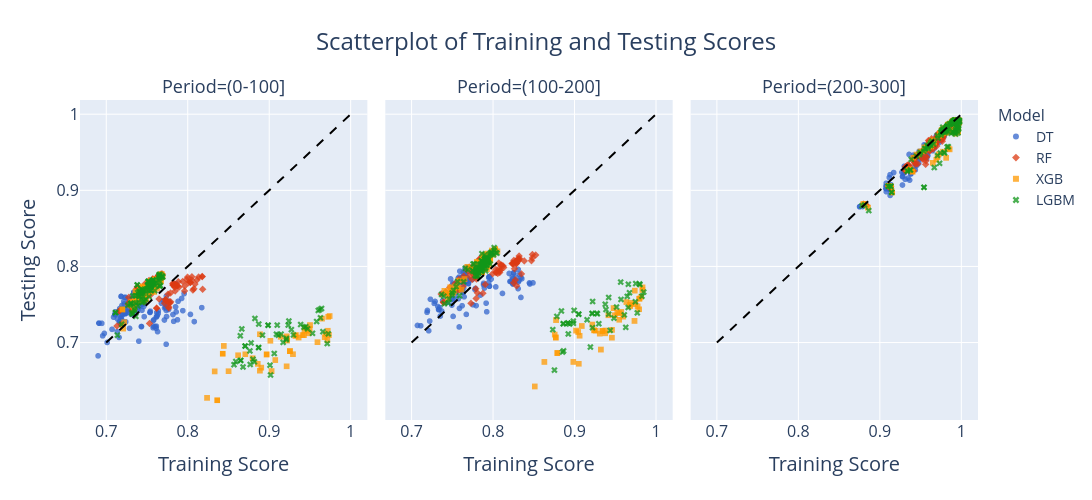

Notebook code for this chart:
### Markdown cell above
## Scatterplot of the Training and Testing Score

### Code cell
#create scatterplot figiure
fig = px.scatter(df_exp,
                 title = "Scatterplot of Training and Testing Scores",
                 x = "score_train",
                 y = "score_test",
                 color = "model",
                 symbol = "model",
                 category_orders = {"model": ["DT", "RF", "XGB", "LGBM"]},
                 facet_col = "Period",
                 opacity = 0.75,
                 color_discrete_sequence=px.colors.qualitative.G10,
                 width = 1200,
                 height = 500)

subplot_titles = fig.layout.annotations
for i, annotation in enumerate(subplot_titles):
    # Add the diagonal hash line to each subplot
    fig.add_shape(
        type='line',
        x0=0.7, y0=0.7,
        x1=1.0, y1=1.0,
        xref=f'x{i+1}', yref=f'y{i+1}',
        line=dict(color='black', width=2, dash='dash')
    ),
    annotation['font'] = dict(size=18)  # You can adjust the size as needed
    
# Apply the xaxis and yaxis title and font to all subplots
for axis in fig.layout:
    if axis.startswith('xaxis'):
        fig.layout[axis].title = {'text': 'Training Score', 'font': {'size': 20}}
        fig.layout[axis].tickfont = {'size': 16}  # Set tick font size if needed
        fig.layout[axis].tickvals = [0.7, 0.8, 0.9, 1.0]  # Set specific ticks for x-axis
    elif axis.startswith('yaxis'):
        fig.layout[axis].tickvals = [0.7, 0.8, 0.9, 1.0]  # Set specific ticks for x-axis
    #     fig.layout[axis].title = {'text': 'Test Score (mean)', 'font': {'size': 20}}
    #     fig.layout[axis].tickfont = {'size': 16}  # Set tick font size if needed

#update layout
fig.update_layout(
    title={'font': {'size': 24}, 'x': 0.5},
    xaxis_title={'text': 'Training Score', 'font': {'size': 20}},
    yaxis_title={'text': 'Testing Score', 'font': {'size': 20}},
    xaxis={'tickfont': {'size': 16}},
    yaxis={'tickfont': {'size': 16}},
    legend=dict(
        title='Model',
        font=dict(size=14),  # Increase the legend text size
        title_font=dict(size=16)),  # Increase the legend title size,  # Increase legend text size
    # plot_bgcolor='white',  # Background color of the plot area
    # paper_bgcolor='white'  # Background color of the entire figure
)

### Figure 1 — Plotly figure (JSON) as saved in the notebook; plotly's stock layout.template omitted (floating-point values rounded to 4 significant figures; data arrays with more than 128 entries replaced by an {"elided": "..."} marker saying what was removed)
{"data": [{"hovertemplate": "model=DT<br>Period=(0-100]<br>score_train=%{x}<br>score_test=%{y}<extra></extra>", "legendgroup": "DT", "marker": {"color": "#3366CC", "opacity": 0.75, "symbol": "circle"}, "mode": "markers", "name": "DT", "showlegend": true, "type": "scattergl", "x": {"elided": "144 float values"}, "xaxis": "x", "y": {"elided": "144 float values"}, "yaxis": "y"}, {"hovertemplate": "model=DT<br>Period=(100-200]<br>score_train=%{x}<br>score_test=%{y}<extra></extra>", "legendgroup": "DT", "marker": {"color": "#3366CC", "opacity": 0.75, "symbol": "circle"}, "mode": "markers", "name": "DT", "showlegend": false, "type": "scattergl", "x": {"elided": "144 float values"}, "xaxis": "x2", "y": {"elided": "144 float values"}, "yaxis": "y2"}, {"hovertemplate": "model=DT<br>Period=(200-300]<br>score_train=%{x}<br>score_test=%{y}<extra></extra>", "legendgroup": "DT", "marker": {"color": "#3366CC", "opacity": 0.75, "symbol": "circle"}, "mode": "markers", "name": "DT", "showlegend": false, "type": "scattergl", "x": {"elided": "144 float values"}, "xaxis": "x3", "y": {"elided": "144 float values"}, "yaxis": "y3"}, {"hovertemplate": "model=RF<br>Period=(0-100]<br>score_train=%{x}<br>score_test=%{y}<extra></extra>", "legendgroup": "RF", "marker": {"color": "#DC3912", "opacity": 0.75, "symbol": "diamond"}, "mode": "markers", "name": "RF", "showlegend": true, "type": "scattergl", "x": {"elided": "144 float values"}, "xaxis": "x", "y": {"elided": "144 float values"}, "yaxis": "y"}, {"hovertemplate": "model=RF<br>Period=(100-200]<br>score_train=%{x}<br>score_test=%{y}<extra></extra>", "legendgroup": "RF", "marker": {"color": "#DC3912", "opacity": 0.75, "symbol": "diamond"}, "mode": "markers", "name": "RF", "showlegend": false, "type": "scattergl", "x": {"elided": "144 float values"}, "xaxis": "x2", "y": {"elided": "144 float values"}, "yaxis": "y2"}, {"hovertemplate": "model=RF<br>Period=(200-300]<br>score_train=%{x}<br>score_test=%{y}<extra></extra>", "legendgroup": "RF", "marker": {"color": "#DC3912", "opacity": 0.75, "symbol": "diamond"}, "mode": "markers", "name": "RF", "showlegend": false, "type": "scattergl", "x": {"elided": "144 float values"}, "xaxis": "x3", "y": {"elided": "144 float values"}, "yaxis": "y3"}, {"hovertemplate": "model=XGB<br>Period=(0-100]<br>score_train=%{x}<br>score_test=%{y}<extra></extra>", "legendgroup": "XGB", "marker": {"color": "#FF9900", "opacity": 0.75, "symbol": "square"}, "mode": "markers", "name": "XGB", "showlegend": true, "type": "scattergl", "x": {"elided": "144 float values"}, "xaxis": "x", "y": {"elided": "144 float values"}, "yaxis": "y"}, {"hovertemplate": "model=XGB<br>Period=(100-200]<br>score_train=%{x}<br>score_test=%{y}<extra></extra>", "legendgroup": "XGB", "marker": {"color": "#FF9900", "opacity": 0.75, "symbol": "square"}, "mode": "markers", "name": "XGB", "showlegend": false, "type": "scattergl", "x": {"elided": "144 float values"}, "xaxis": "x2", "y": {"elided": "144 float values"}, "yaxis": "y2"}, {"hovertemplate": "model=XGB<br>Period=(200-300]<br>score_train=%{x}<br>score_test=%{y}<extra></extra>", "legendgroup": "XGB", "marker": {"color": "#FF9900", "opacity": 0.75, "symbol": "square"}, "mode": "markers", "name": "XGB", "showlegend": false, "type": "scattergl", "x": {"elided": "144 float values"}, "xaxis": "x3", "y": {"elided": "144 float values"}, "yaxis": "y3"}, {"hovertemplate": "model=LGBM<br>Period=(0-100]<br>score_train=%{x}<br>score_test=%{y}<extra></extra>", "legendgroup": "LGBM", "marker": {"color": "#109618", "opacity": 0.75, "symbol": "x"}, "mode": "markers", "name": "LGBM", "showlegend": true, "type": "scattergl", "x": {"elided": "144 float values"}, "xaxis": "x", "y": {"elided": "144 float values"}, "yaxis": "y"}, {"hovertemplate": "model=LGBM<br>Period=(100-200]<br>score_train=%{x}<br>score_test=%{y}<extra></extra>", "legendgroup": "LGBM", "marker": {"color": "#109618", "opacity": 0.75, "symbol": "x"}, "mode": "markers", "name": "LGBM", "showlegend": false, "type": "scattergl", "x": {"elided": "144 float values"}, "xaxis": "x2", "y": {"elided": "144 float values"}, "yaxis": "y2"}, {"hovertemplate": "model=LGBM<br>Period=(200-300]<br>score_train=%{x}<br>score_test=%{y}<extra></extra>", "legendgroup": "LGBM", "marker": {"color": "#109618", "opacity": 0.75, "symbol": "x"}, "mode": "markers", "name": "LGBM", "showlegend": false, "type": "scattergl", "x": {"elided": "144 float values"}, "xaxis": "x3", "y": {"elided": "144 float values"}, "yaxis": "y3"}], "layout": {"annotations": [{"font": {"size": 18}, "showarrow": false, "text": "Period=(0-100]", "x": 0.16, "xanchor": "center", "xref": "paper", "y": 1, "yanchor": "bottom", "yref": "paper"}, {"font": {"size": 18}, "showarrow": false, "text": "Period=(100-200]", "x": 0.5, "xanchor": "center", "xref": "paper", "y": 1, "yanchor": "bottom", "yref": "paper"}, {"font": {"size": 18}, "showarrow": false, "text": "Period=(200-300]", "x": 0.84, "xanchor": "center", "xref": "paper", "y": 1, "yanchor": "bottom", "yref": "paper"}], "height": 500, "legend": {"font": {"size": 14}, "title": {"font": {"size": 16}, "text": "Model"}, "tracegroupgap": 0}, "shapes": [{"line": {"color": "black", "dash": "dash", "width": 2}, "type": "line", "x0": 0.7, "x1": 1, "xref": "x", "y0": 0.7, "y1": 1, "yref": "y"}, {"line": {"color": "black", "dash": "dash", "width": 2}, "type": "line", "x0": 0.7, "x1": 1, "xref": "x2", "y0": 0.7, "y1": 1, "yref": "y2"}, {"line": {"color": "black", "dash": "dash", "width": 2}, "type": "line", "x0": 0.7, "x1": 1, "xref": "x3", "y0": 0.7, "y1": 1, "yref": "y3"}], "title": {"font": {"size": 24}, "text": "Scatterplot of Training and Testing Scores", "x": 0.5}, "width": 1200, "xaxis": {"anchor": "y", "domain": [0, 0.32], "tickfont": {"size": 16}, "tickvals": [0.7, 0.8, 0.9, 1], "title": {"font": {"size": 20}, "text": "Training Score"}}, "xaxis2": {"anchor": "y2", "domain": [0.34, 0.66], "matches": "x", "tickfont": {"size": 16}, "tickvals": [0.7, 0.8, 0.9, 1], "title": {"font": {"size": 20}, "text": "Training Score"}}, "xaxis3": {"anchor": "y3", "domain": [0.68, 1.0], "matches": "x", "tickfont": {"size": 16}, "tickvals": [0.7, 0.8, 0.9, 1], "title": {"font": {"size": 20}, "text": "Training Score"}}, "yaxis": {"anchor": "x", "domain": [0, 1], "tickfont": {"size": 16}, "tickvals": [0.7, 0.8, 0.9, 1], "title": {"font": {"size": 20}, "text": "Testing Score"}}, "yaxis2": {"anchor": "x2", "domain": [0, 1], "matches": "y", "showticklabels": false, "tickvals": [0.7, 0.8, 0.9, 1]}, "yaxis3": {"anchor": "x3", "domain": [0, 1], "matches": "y", "showticklabels": false, "tickvals": [0.7, 0.8, 0.9, 1]}}}
